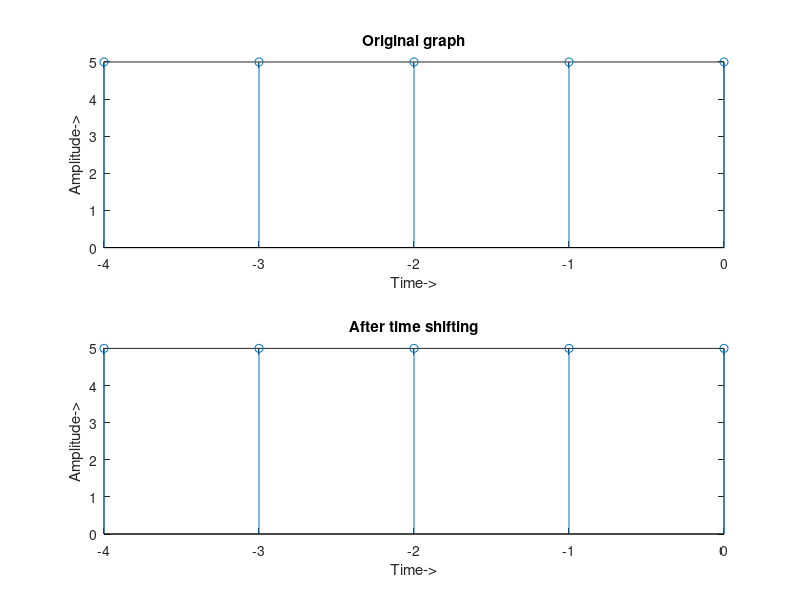

This chart was generated by the following MATLAB code:
clear all;
close all;
clc;
n=input('Enter the number of element: ');
for i=1:1:n
y(i)=input('Number: ');
end
fprintf('Please enter the input from 1 to %d for zero index\n',n);
m=input('Enter the zero index: ');
if m>n
    fprintf('Program is terminated\n');
end
p=1-m;
for i=1:1:n
x(i)=p;
p=p+1;
end

subplot(2,1,1);
stem(x,y);
xlabel('Time->');
ylabel('Amplitude->');
title('Original graph');
fprintf('Enter 1 for advance time shifting\nEnter 2 for delay time shifting\n');
w=input('Enter your choice: ');
if w==1
v=input('Enter the value that are advance shifting: ');
for i=1:1:n
    x(i)=x(i)-v;
end
end
if w==2
   v=input('Enter the value that are delay shifting: ');
for i=1:1:n
    x(i)=x(i)+v;
end 
end
subplot(2,1,2);
stem(x,y);
xlabel('Time->');
ylabel('Amplitude->');
title('After time shifting');
